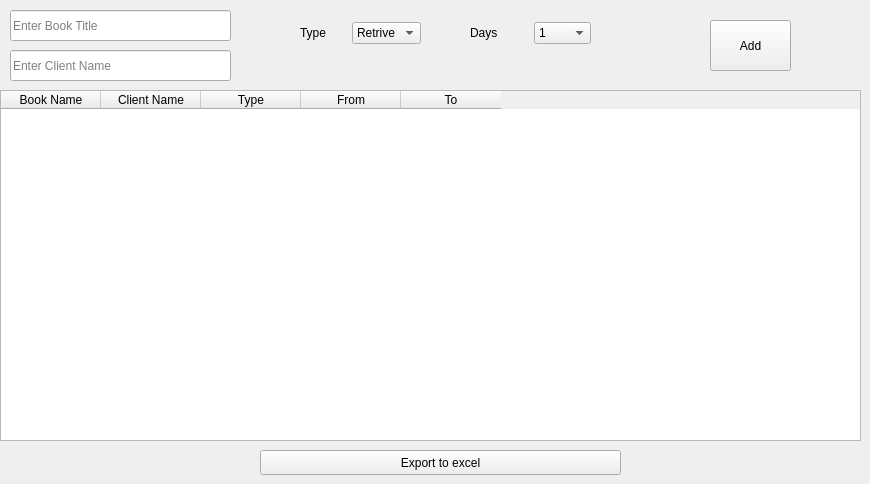
    <widget class="QWidget" name="tab">
     <attribute name="title">
      <string>Dashboard</string>
     </attribute>
     <widget class="QTableWidget" name="tableWidget_dashboard">
      <property name="enabled">
       <bool>true</bool>
      </property>
      <property name="geometry">
       <rect>
        <x>0</x>
        <y>90</y>
        <width>861</width>
        <height>351</height>
       </rect>
      </property>
      <property name="iconSize">
       <size>
        <width>55</width>
        <height>55</height>
       </size>
      </property>
      <column>
       <property name="text">
        <string>Book Name</string>
       </property>
      </column>
      <column>
       <property name="text">
        <string>Client Name</string>
       </property>
      </column>
      <column>
       <property name="text">
        <string>Type</string>
       </property>
      </column>
      <column>
       <property name="text">
        <string>From</string>
       </property>
      </column>
      <column>
       <property name="text">
        <string>To</string>
       </property>
      </column>
     </widget>
     <widget class="QPushButton" name="pushButton_dashboard_add">
      <property name="geometry">
       <rect>
        <x>710</x>
        <y>20</y>
        <width>81</width>
        <height>51</height>
       </rect>
      </property>
      <property name="text">
       <string>Add</string>
      </property>
     </widget>
     <widget class="QLineEdit" name="lineEdit_dashboard_title">
      <property name="geometry">
       <rect>
        <x>10</x>
        <y>10</y>
        <width>221</width>
        <height>31</height>
       </rect>
      </property>
      <property name="placeholderText">
       <string>Enter Book Title</string>
      </property>
     </widget>
     <widget class="QLineEdit" name="lineEdit_dashboard_client_name">
      <property name="geometry">
       <rect>
        <x>10</x>
        <y>50</y>
        <width>221</width>
        <height>31</height>
       </rect>
      </property>
      <property name="placeholderText">
       <string>Enter Client Name</string>
      </property>
     </widget>
     <widget class="QPushButton" name="pushButton_dashboard_export">
      <property name="geometry">
       <rect>
        <x>260</x>
        <y>450</y>
        <width>361</width>
        <height>25</height>
       </rect>
      </property>
      <property name="text">
       <string>Export to excel</string>
      </property>
     </widget>
     <widget class="QWidget" name="layoutWidget">
      <property name="geometry">
       <rect>
        <x>300</x>
        <y>20</y>
        <width>121</width>
        <height>26</height>
       </rect>
      </property>
      <layout class="QHBoxLayout" name="horizontalLayout">
       <item>
        <widget class="QLabel" name="label">
         <property name="text">
          <string>Type</string>
         </property>
        </widget>
       </item>
       <item>
        <widget class="QComboBox" name="comboBox_type">
         <item>
          <property name="text">
           <string>Retrive</string>
          </property>
         </item>
         <item>
          <property name="text">
           <string>Rent</string>
          </property>
         </item>
        </widget>
       </item>
      </layout>
     </widget>
     <widget class="QWidget" name="layoutWidget">
      <property name="geometry">
       <rect>
        <x>470</x>
        <y>20</y>
        <width>121</width>
        <height>26</height>
       </rect>
      </property>
      <layout class="QHBoxLayout" name="horizontalLayout_2">
       <item>
        <widget class="QLabel" name="label_2">
         <property name="text">
          <string>Days   </string>
         </property>
        </widget>
       </item>
       <item>
        <widget class="QComboBox" name="comboBox_days">
         <item>
          <property name="text">
           <string>1</string>
          </property>
         </item>
         <item>
          <property name="text">
           <string>2</string>
          </property>
         </item>
         <item>
          <property name="text">
           <string>3</string>
          </property>
         </item>
         <item>
          <property name="text">
           <string>4</string>
          </property>
         </item>
         <item>
          <property name="text">
           <string>5</string>
          </property>
         </item>
         <item>
          <property name="text">
           <string>6</string>
          </property>
         </item>
         <item>
          <property name="text">
           <string>7</string>
          </property>
         </item>
         <item>
          <property name="text">
           <string>8</string>
          </property>
         </item>
         <item>
          <property name="text">
           <string>9</string>
          </property>
         </item>
         <item>
          <property name="text">
           <string>11</string>
          </property>
         </item>
         <item>
          <property name="text">
           <string>12</string>
          </property>
         </item>
        </widget>
       </item>
      </layout>
     </widget>
    </widget>
